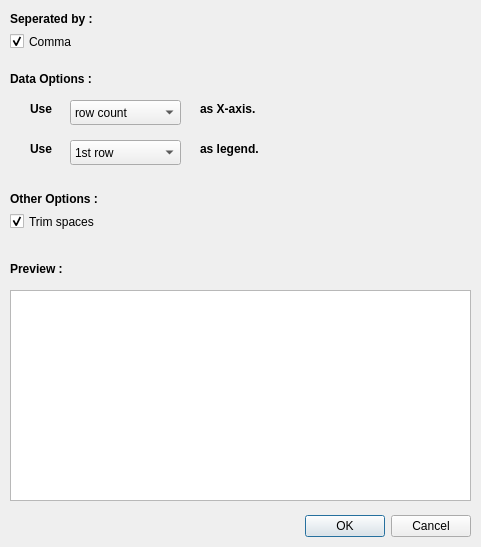
<?xml version="1.0" encoding="UTF-8"?>
<ui version="4.0">
 <class>CSVOptionDlg</class>
 <widget class="QDialog" name="CSVOptionDlg">
  <property name="geometry">
   <rect>
    <x>0</x>
    <y>0</y>
    <width>481</width>
    <height>547</height>
   </rect>
  </property>
  <property name="windowTitle">
   <string>Import CSV...</string>
  </property>
  <widget class="QDialogButtonBox" name="buttonBox">
   <property name="geometry">
    <rect>
     <x>130</x>
     <y>510</y>
     <width>341</width>
     <height>32</height>
    </rect>
   </property>
   <property name="orientation">
    <enum>Qt::Horizontal</enum>
   </property>
   <property name="standardButtons">
    <set>QDialogButtonBox::Cancel|QDialogButtonBox::Ok</set>
   </property>
  </widget>
  <widget class="QTableWidget" name="filePreview">
   <property name="geometry">
    <rect>
     <x>10</x>
     <y>290</y>
     <width>461</width>
     <height>211</height>
    </rect>
   </property>
  </widget>
  <widget class="QLabel" name="label">
   <property name="geometry">
    <rect>
     <x>10</x>
     <y>10</y>
     <width>231</width>
     <height>17</height>
    </rect>
   </property>
   <property name="font">
    <font>
     <weight>75</weight>
     <bold>true</bold>
    </font>
   </property>
   <property name="text">
    <string>Seperated by :</string>
   </property>
  </widget>
  <widget class="QCheckBox" name="sepComma">
   <property name="geometry">
    <rect>
     <x>10</x>
     <y>30</y>
     <width>131</width>
     <height>23</height>
    </rect>
   </property>
   <property name="text">
    <string>Comma</string>
   </property>
   <property name="checked">
    <bool>true</bool>
   </property>
  </widget>
  <widget class="QLabel" name="label_2">
   <property name="geometry">
    <rect>
     <x>10</x>
     <y>260</y>
     <width>231</width>
     <height>17</height>
    </rect>
   </property>
   <property name="font">
    <font>
     <weight>75</weight>
     <bold>true</bold>
    </font>
   </property>
   <property name="text">
    <string>Preview :</string>
   </property>
  </widget>
  <widget class="QLabel" name="label_3">
   <property name="geometry">
    <rect>
     <x>10</x>
     <y>190</y>
     <width>231</width>
     <height>17</height>
    </rect>
   </property>
   <property name="font">
    <font>
     <weight>75</weight>
     <bold>true</bold>
    </font>
   </property>
   <property name="text">
    <string>Other Options :</string>
   </property>
  </widget>
  <widget class="QCheckBox" name="trimSpaces">
   <property name="geometry">
    <rect>
     <x>10</x>
     <y>210</y>
     <width>121</width>
     <height>23</height>
    </rect>
   </property>
   <property name="text">
    <string>Trim spaces</string>
   </property>
   <property name="checked">
    <bool>true</bool>
   </property>
  </widget>
  <widget class="QLabel" name="label_4">
   <property name="geometry">
    <rect>
     <x>10</x>
     <y>70</y>
     <width>171</width>
     <height>17</height>
    </rect>
   </property>
   <property name="font">
    <font>
     <weight>75</weight>
     <bold>true</bold>
    </font>
   </property>
   <property name="text">
    <string>Data Options :</string>
   </property>
  </widget>
  <widget class="QComboBox" name="xaxisColumn">
   <property name="geometry">
    <rect>
     <x>70</x>
     <y>100</y>
     <width>111</width>
     <height>25</height>
    </rect>
   </property>
   <item>
    <property name="text">
     <string>row count</string>
    </property>
   </item>
   <item>
    <property name="text">
     <string>1st column</string>
    </property>
   </item>
  </widget>
  <widget class="QLabel" name="label_5">
   <property name="geometry">
    <rect>
     <x>30</x>
     <y>100</y>
     <width>41</width>
     <height>17</height>
    </rect>
   </property>
   <property name="font">
    <font>
     <weight>75</weight>
     <bold>true</bold>
    </font>
   </property>
   <property name="text">
    <string>Use </string>
   </property>
  </widget>
  <widget class="QLabel" name="label_6">
   <property name="geometry">
    <rect>
     <x>200</x>
     <y>100</y>
     <width>131</width>
     <height>17</height>
    </rect>
   </property>
   <property name="font">
    <font>
     <weight>75</weight>
     <bold>true</bold>
    </font>
   </property>
   <property name="text">
    <string>as X-axis.</string>
   </property>
  </widget>
  <widget class="QLabel" name="label_7">
   <property name="geometry">
    <rect>
     <x>30</x>
     <y>140</y>
     <width>41</width>
     <height>17</height>
    </rect>
   </property>
   <property name="font">
    <font>
     <weight>75</weight>
     <bold>true</bold>
    </font>
   </property>
   <property name="text">
    <string>Use </string>
   </property>
  </widget>
  <widget class="QComboBox" name="legendRow">
   <property name="geometry">
    <rect>
     <x>70</x>
     <y>140</y>
     <width>111</width>
     <height>25</height>
    </rect>
   </property>
   <item>
    <property name="text">
     <string>1st row</string>
    </property>
   </item>
   <item>
    <property name="text">
     <string>(none)</string>
    </property>
   </item>
  </widget>
  <widget class="QLabel" name="label_8">
   <property name="geometry">
    <rect>
     <x>200</x>
     <y>140</y>
     <width>131</width>
     <height>17</height>
    </rect>
   </property>
   <property name="font">
    <font>
     <weight>75</weight>
     <bold>true</bold>
    </font>
   </property>
   <property name="text">
    <string>as legend.</string>
   </property>
  </widget>
 </widget>
 <resources/>
 <connections>
  <connection>
   <sender>buttonBox</sender>
   <signal>accepted()</signal>
   <receiver>CSVOptionDlg</receiver>
   <slot>accept()</slot>
   <hints>
    <hint type="sourcelabel">
     <x>248</x>
     <y>254</y>
    </hint>
    <hint type="destinationlabel">
     <x>157</x>
     <y>274</y>
    </hint>
   </hints>
  </connection>
  <connection>
   <sender>buttonBox</sender>
   <signal>rejected()</signal>
   <receiver>CSVOptionDlg</receiver>
   <slot>reject()</slot>
   <hints>
    <hint type="sourcelabel">
     <x>316</x>
     <y>260</y>
    </hint>
    <hint type="destinationlabel">
     <x>286</x>
     <y>274</y>
    </hint>
   </hints>
  </connection>
 </connections>
</ui>
